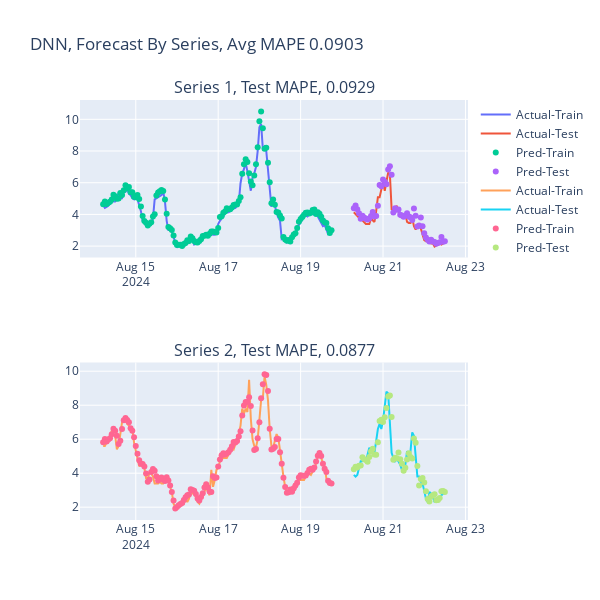

The code cell stored with this chart in its notebook:
### Code cell
model_type = 'DNN'
plot_comparison(trainPredict_dnn, testPredict_dnn, trainY, testY, dates, model_type)
